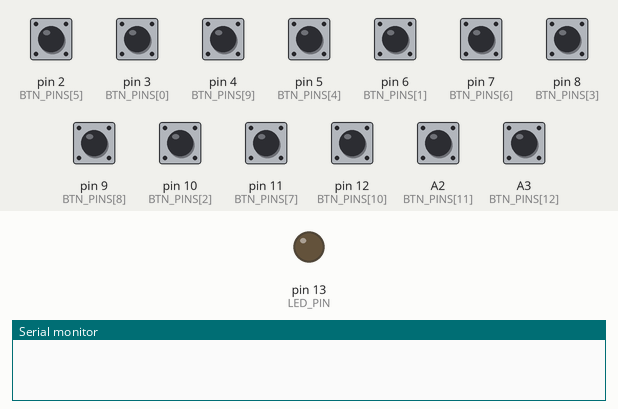
Bench run of a program on a simulated Arduino Nano, built with avr-gcc and run on an emulated ATmega328P. Parts: output pins drawn as LEDs (lit = HIGH), the last lines printed to the serial monitor. The inputs (shaded band) are chosen by the test bench; at power-on: A2 (BTN_PINS[11]), A3 (BTN_PINS[12]), pin 2 (BTN_PINS[5]), pin 3 (BTN_PINS[0]), pin 4 (BTN_PINS[9]), pin 5 (BTN_PINS[4]), pin 6 (BTN_PINS[1]), pin 7 (BTN_PINS[6]), pin 8 (BTN_PINS[3]), pin 9 (BTN_PINS[8]), pin 10 (BTN_PINS[2]), pin 11 (BTN_PINS[7]), pin 12 (BTN_PINS[10]) HIGH.

Above: at 1.2 s.
1.3 s: pin 2 (BTN_PINS[5]) pulled LOW for 0.15 s
At 2.2 s:
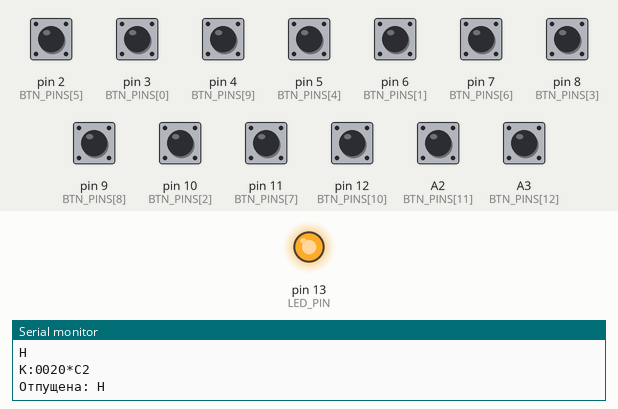
2.9 s: pin 3 (BTN_PINS[0]) pulled LOW for 0.15 s
4.5 s: pin 4 (BTN_PINS[9]) pulled LOW for 0.15 s
6.1 s: pin 5 (BTN_PINS[4]) pulled LOW for 0.15 s
7.7 s: pin 6 (BTN_PINS[1]) pulled LOW for 0.15 s
9.3 s: pin 7 (BTN_PINS[6]) pulled LOW for 0.15 s
Timing chart, 0 to 11.9 s (numbered marks = the images above; inputs shaded):
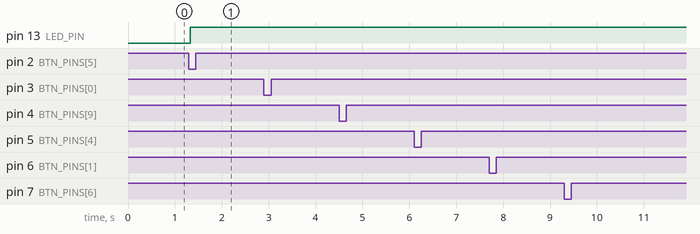

Measured:
- after the input at 1.3 s, pin 13 (LED_PIN): LOW → HIGH at once

The program:

main.cpp
```cpp
#include <Arduino.h>
#include <SoftwareSerial.h>

// --- Настройки клавиш ---
const byte NUM_KEYS = 13;

const char keyOrder[NUM_KEYS + 1] = "CBADEHGFZMOKT";
const byte BTN_PINS[NUM_KEYS] = {
  3, 6, 10, 8, 5, 2, 7, 11, 9, 4, 12, A2, A3
};

// HC-12 на аналоговых пинах как цифровые (A0=14, A1=15)
SoftwareSerial hc12(A0, A1); // RX, TX

// --- Тайминги ---
const uint32_t DEBOUNCE_MS        = 30;    // антидребезг
const uint32_t HOLD_INTERVAL      = 500;   // периодическая передача при удержании
const uint32_t IDLE_BLINK_PERIOD  = 5000;  // каждые 5 секунд
const uint32_t IDLE_BLINK_TIME    = 100;   // длительность каждой вспышки
const uint32_t IDLE_BLINK_PAUSE   = 100;   // пауза между вспышками

// --- Светодиод ---
const byte LED_PIN = 13;

// --- Состояние клавиш ---
bool     stablePressed[NUM_KEYS]    = {0};
bool     lastReading[NUM_KEYS]      = {1};
uint32_t lastDebounceTime[NUM_KEYS] = {0};

// --- Прочее ---
uint32_t lastSendTime = 0;

// Для моргания в простое (двойная вспышка)
uint32_t lastIdleBlink = 0;
byte     blinkPhase    = 0;

// ---------- CRC-8 (ATM/HEC) ----------
static uint8_t crc8_atm(const uint8_t* data, size_t len) {
  uint8_t crc = 0x00;             // init=0x00
  for (size_t i = 0; i < len; ++i) {
    crc ^= data[i];
    for (uint8_t b = 0; b < 8; ++b) {
      if (crc & 0x80) crc = (uint8_t)((crc << 1) ^ 0x07); // poly=0x07
      else            crc <<= 1;
    }
  }
  return crc;                      // no reflect, no xorout
}

// --- Утилита: перевод nibbble в hex-символ ---
static char nibbleToHex(uint8_t v) {
  v &= 0x0F;
  if (v < 10) return '0' + v;
  return 'A' + (v - 10);
}

// --- Формируем payload "K:XXXX" ---
static void buildPayload(char* buf, uint16_t mask) {
  buf[0] = 'K';
  buf[1] = ':';
  // 4 hex-цифры, старшие сначала
  buf[2] = nibbleToHex((mask >> 12) & 0x0F);
  buf[3] = nibbleToHex((mask >> 8)  & 0x0F);
  buf[4] = nibbleToHex((mask >> 4)  & 0x0F);
  buf[5] = nibbleToHex((mask >> 0)  & 0x0F);
  buf[6] = '\0'; // на всякий случай
}

// --- Формируем пакет "K:XXXX*YY\n" ---
static void buildPacket(char* packet, const char* payload, uint8_t crc) {
  // payload всегда 6 символов: K:XXXX
  packet[0] = payload[0];
  packet[1] = payload[1];
  packet[2] = payload[2];
  packet[3] = payload[3];
  packet[4] = payload[4];
  packet[5] = payload[5];

  packet[6] = '*';
  packet[7] = nibbleToHex((crc >> 4) & 0x0F);
  packet[8] = nibbleToHex(crc & 0x0F);
  packet[9] = '\n';
  packet[10] = '\0';
}

void setup() {
  Serial.begin(9600);
  hc12.begin(9600);

  for (byte i = 0; i < NUM_KEYS; i++) {
    pinMode(BTN_PINS[i], INPUT_PULLUP);
  }

  pinMode(LED_PIN, OUTPUT);
  digitalWrite(LED_PIN, LOW);
}

void loop() {
  uint16_t newState = 0;
  bool changed = false;
  bool anyPressed = false;

  // --- Обработка кнопок ---
  for (byte i = 0; i < NUM_KEYS; i++) {
    bool reading = (digitalRead(BTN_PINS[i]) == LOW);

    if (reading != lastReading[i]) {
      lastDebounceTime[i] = millis();
      lastReading[i] = reading;
    }

    if (millis() - lastDebounceTime[i] > DEBOUNCE_MS) {
      if (reading != stablePressed[i]) {
        stablePressed[i] = reading;
        changed = true;

        if (reading) {
          Serial.print(F("Нажата: "));
          Serial.println(keyOrder[i]);
          Serial.write(keyOrder[i]);
          Serial.write('\n');
        } else {
          Serial.print(F("Отпущена: "));
          Serial.println(keyOrder[i]);
        }
      }
    }

    if (stablePressed[i]) {
      newState |= (1U << i);  // 13 бит (0..12)
      anyPressed = true;
    }
  }

  // --- Логика LED ---
  if (anyPressed) {
    // держим кнопку — LED горит постоянно
    digitalWrite(LED_PIN, HIGH);

    // активность сбрасывает таймер простоя/мигания
    blinkPhase = 0;
    lastIdleBlink = millis();

  } else {
    // сразу гасим LED после отпускания
    // и переходим в режим простоя (двойная вспышка каждые 5 сек)
    uint32_t now = millis();
    switch (blinkPhase) {
      case 0:
        if (now - lastIdleBlink >= IDLE_BLINK_PERIOD) {
          digitalWrite(LED_PIN, HIGH);
          blinkPhase = 1;
          lastIdleBlink = now;
        }
        break;
      case 1:
        if (now - lastIdleBlink >= IDLE_BLINK_TIME) {
          digitalWrite(LED_PIN, LOW);
          blinkPhase = 2;
          lastIdleBlink = now;
        }
        break;
      case 2:
        if (now - lastIdleBlink >= IDLE_BLINK_PAUSE) {
          digitalWrite(LED_PIN, HIGH);
          blinkPhase = 3;
          lastIdleBlink = now;
        }
        break;
      case 3:
        if (now - lastIdleBlink >= IDLE_BLINK_TIME) {
          digitalWrite(LED_PIN, LOW);
          blinkPhase = 0; // цикл завершён
          lastIdleBlink = now;
        }
        break;
    }
  }

  // --- Передача ---
  bool heldEnough = (millis() - lastSendTime > HOLD_INTERVAL);

  if (newState != 0 && (changed || heldEnough)) {
    // маска по реальному числу клавиш (13 бит => 0x1FFF)
    uint16_t mask = newState & ((1U << NUM_KEYS) - 1U);

    char payload[7];   // "K:XXXX" + '\0'
    char packet[16];   // "K:XXXX*YY\n" + запас

    buildPayload(payload, mask);

    // длина payload фиксированная — 6 байт
    uint8_t crc = crc8_atm((const uint8_t*)payload, 6);

    buildPacket(packet, payload, crc);

    hc12.print(packet);
    Serial.print(packet);

    lastSendTime = millis();
  }
}
```
